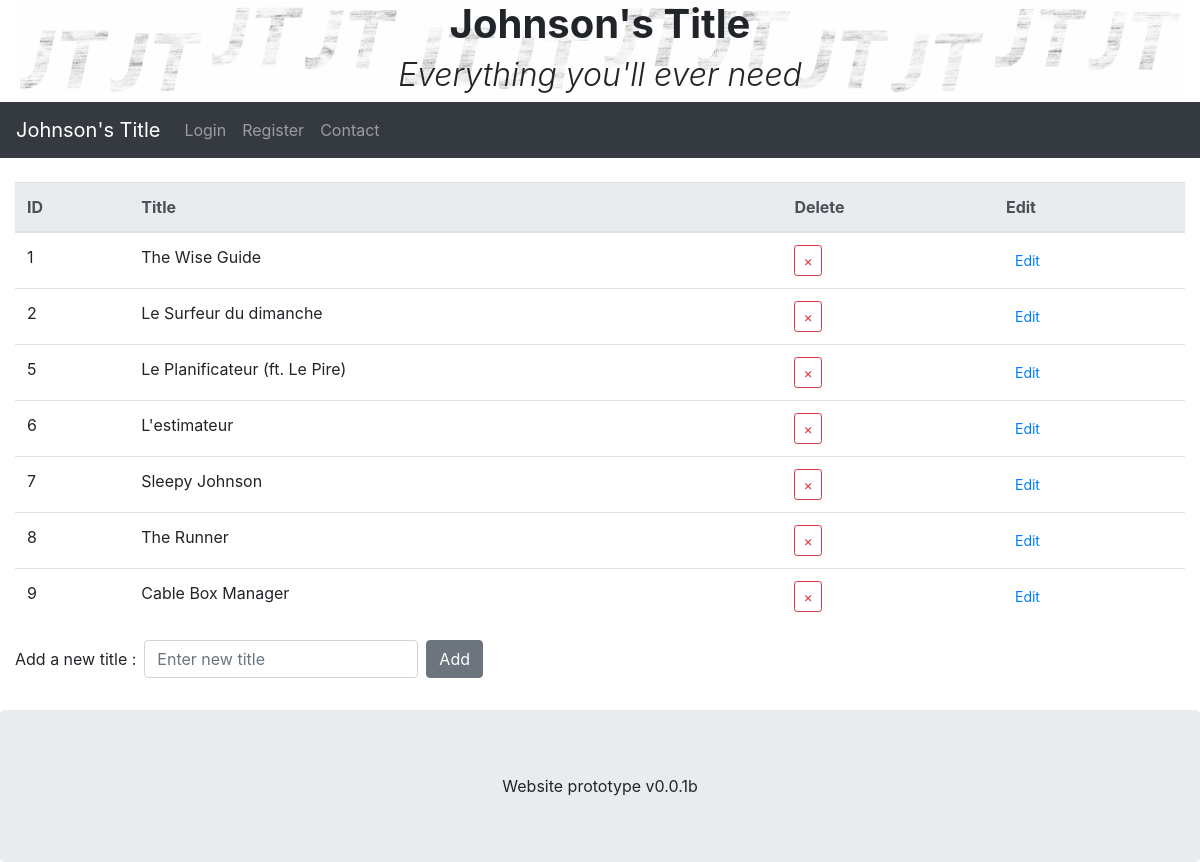
/index.php?action=title, run on the app's committed database.
### tables this page shows
CREATE TABLE `titles` (
  `id` int(11) NOT NULL,
  `title` varchar(255) NOT NULL
);

### controller/frontend.php (called while the page is built, shortened)
<?php
function title()
{
	require('./controller/title.php');
}

### index.php (called while the page is built)
<?php
require('./controller/frontend.php');
if (isset($_GET['action'])) {
    if ($_GET['action'] == 'main') {
        main();
    } elseif ($_GET['action'] == 'register') {
        register();
    } elseif ($_GET['action'] == 'login') {
        login();
    } elseif ($_GET['action'] == 'logout') {
        logout();
    } elseif ($_GET['action'] == 'myProfile') {
        myProfile();
    } elseif ($_GET['action'] == 'clothing') {
        clothing();
    } elseif ($_GET['action'] == 'title') {
        title();
    } elseif ($_GET['action'] == 'myCart') {
        myCart();
    } else {
        main();
    }
} else {
    main();
}

### model/ShopManager.php (called while the page is built, shortened)
<?php
class ShopManager
{
	public function getTitles()
	{
		$db = $this->dbConnect();
		$req = $db->query("SELECT id,title FROM titles");
		return $req;
	}
	private function dbConnect()
	{
		try {
			$db = new PDO('mysql:host=localhost;dbname=jt_title;charset=utf8', 'root', 'root', array(PDO::ATTR_ERRMODE => PDO::ERRMODE_EXCEPTION));
			return $db;
		} catch (Exception $e) {
			die('Erreur : ' . $e->getMessage());
		}
	}
}

### controller/title.php (the view, shortened to what this page needs)
<?php
require_once("./model/ShopManager.php");
$shopManager = new ShopManager();
$req = $shopManager->getTitles();
?>
<table class="table">
    <thead class="thead-light">
        <tr>
            <th>ID</th>
            <th>Title</th>
            <th>Delete</th>
            <th>Edit</th>
        </tr>
    </thead>
    <tbody>
        <?php
		while ($data = $req->fetch()) {
			echo "<tr>
	<td>{$data["id"]}</td>
	<td id=\"title{$data["id"]}\">{$data["title"]}</td>
	<td align=\"left\">
		<button value=\"{$data["id"]}\" type=\"button\" class=\"btn btn-outline-danger btn-sm deleteTitle\">
			&times;
		</button>
	</td>
	<td align=\"left\">
		<button id=\"btnEdit{$data["id"]}\"
		value=\"{$data["id"]}\"
		type=\"button\"
		class=\"btn btn-link btn-sm editTitle\">
			Edit
		</button>
		<div id=\"btn2{$data["id"]}\" class=\"btn-group btn-group-sm\" style=\"display: none;\">
  			<button id=\"btnConfirm{$data["id"]}\" value=\"{$data["id"]}\" type=\"button\" class=\"btn btn-link btn-sm confirmTitle\">Confirm</button>
  			<button id=\"btnCancel{$data["id"]}\" value=\"{$data["id"]}\" type=\"button\" class=\"btn btn-link btn-sm cancelTitle\">Cancel</button>
		</div>
	</td>
	</tr>";
		}
		?>
    </tbody>
</table>

### data on the page
titles: id "1", title "The Wise Guide"
titles: id "2", title "Le Surfeur du dimanche"
titles: id "5", title "Le Planificateur (ft. Le Pire)"
titles: id "6", title "L'estimateur"
titles: id "7", title "Sleepy Johnson"
titles: id "8", title "The Runner"
titles: id "9", title "Cable Box Manager"
